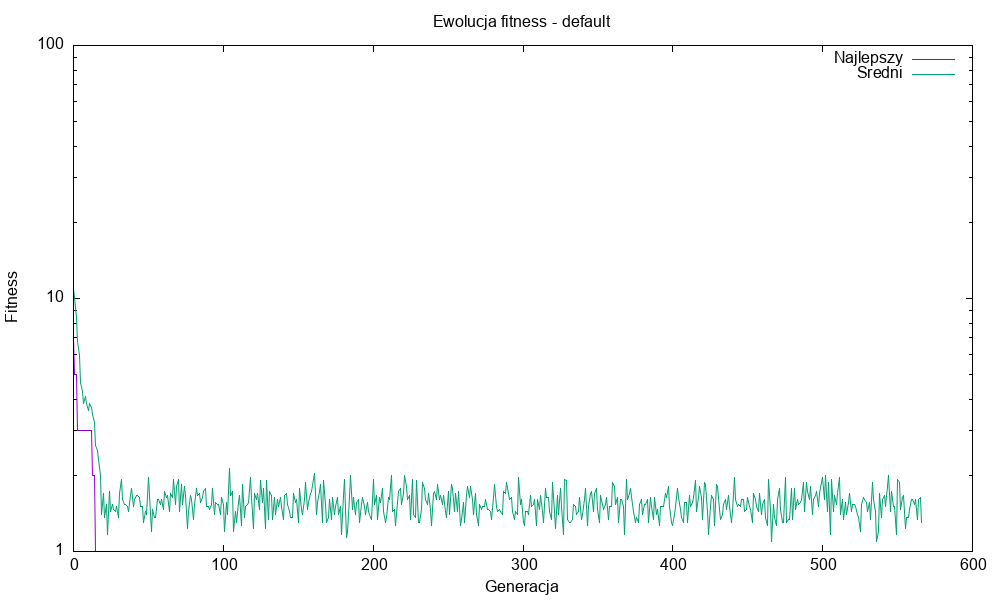

This chart was generated by the following gnuplot code:
set terminal png size 1000,600
set output 'plot_default.png'
set title 'Ewolucja fitness - default'
set xlabel 'Generacja'
set ylabel 'Fitness'
set logscale y
plot 'fitness_data_default.txt' using 1:2 with lines title 'Najlepszy', 'fitness_data_default.txt' using 1:3 with lines title 'Sredni'
